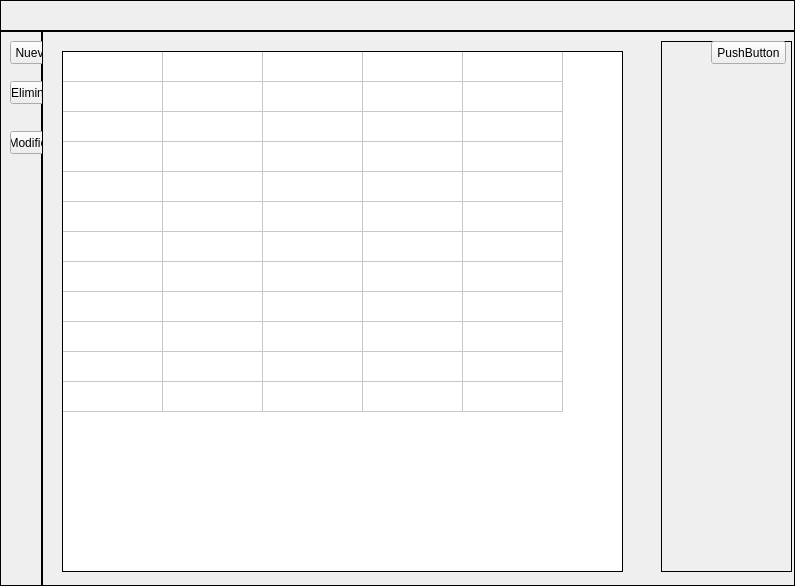
<?xml version="1.0" encoding="UTF-8"?>
<ui version="4.0">
 <class>MainWindow</class>
 <widget class="QMainWindow" name="MainWindow">
  <property name="geometry">
   <rect>
    <x>0</x>
    <y>0</y>
    <width>795</width>
    <height>586</height>
   </rect>
  </property>
  <property name="minimumSize">
   <size>
    <width>400</width>
    <height>400</height>
   </size>
  </property>
  <property name="windowTitle">
   <string>MainWindow</string>
  </property>
  <property name="styleSheet">
   <string notr="true">QFrame {
	border: 1px solid black;
}</string>
  </property>
  <property name="tabShape">
   <enum>QTabWidget::Rounded</enum>
  </property>
  <widget class="QWidget" name="centralwidget">
   <property name="styleSheet">
    <string notr="true">#header {
	min-height: 25px;
}

#side_bar {
	min-width: 25px;
}</string>
   </property>
   <layout class="QGridLayout" name="gridLayout" rowstretch="1,18" columnstretch="1,18">
    <property name="leftMargin">
     <number>0</number>
    </property>
    <property name="topMargin">
     <number>0</number>
    </property>
    <property name="rightMargin">
     <number>0</number>
    </property>
    <property name="bottomMargin">
     <number>0</number>
    </property>
    <property name="spacing">
     <number>0</number>
    </property>
    <item row="0" column="0" colspan="2">
     <widget class="QFrame" name="header">
      <property name="frameShape">
       <enum>QFrame::StyledPanel</enum>
      </property>
      <property name="frameShadow">
       <enum>QFrame::Raised</enum>
      </property>
     </widget>
    </item>
    <item row="1" column="0">
     <widget class="QFrame" name="side_bar">
      <property name="frameShape">
       <enum>QFrame::StyledPanel</enum>
      </property>
      <property name="frameShadow">
       <enum>QFrame::Raised</enum>
      </property>
      <widget class="QPushButton" name="pushButton">
       <property name="geometry">
        <rect>
         <x>10</x>
         <y>10</y>
         <width>75</width>
         <height>23</height>
        </rect>
       </property>
       <property name="text">
        <string>Nueva serie</string>
       </property>
      </widget>
      <widget class="QPushButton" name="pushButton_2">
       <property name="geometry">
        <rect>
         <x>10</x>
         <y>50</y>
         <width>75</width>
         <height>23</height>
        </rect>
       </property>
       <property name="text">
        <string>Eliminar serie</string>
       </property>
      </widget>
      <widget class="QPushButton" name="pushButton_3">
       <property name="geometry">
        <rect>
         <x>10</x>
         <y>100</y>
         <width>75</width>
         <height>23</height>
        </rect>
       </property>
       <property name="text">
        <string>Modificar serie</string>
       </property>
      </widget>
     </widget>
    </item>
    <item row="1" column="1">
     <widget class="QFrame" name="main_body">
      <property name="frameShape">
       <enum>QFrame::StyledPanel</enum>
      </property>
      <property name="frameShadow">
       <enum>QFrame::Raised</enum>
      </property>
      <widget class="QTableWidget" name="tableWidget">
       <property name="geometry">
        <rect>
         <x>20</x>
         <y>20</y>
         <width>561</width>
         <height>521</height>
        </rect>
       </property>
       <property name="horizontalScrollBarPolicy">
        <enum>Qt::ScrollBarAlwaysOff</enum>
       </property>
       <property name="sizeAdjustPolicy">
        <enum>QAbstractScrollArea::AdjustToContents</enum>
       </property>
       <property name="editTriggers">
        <set>QAbstractItemView::SelectedClicked</set>
       </property>
       <property name="selectionMode">
        <enum>QAbstractItemView::SingleSelection</enum>
       </property>
       <attribute name="horizontalHeaderVisible">
        <bool>false</bool>
       </attribute>
       <attribute name="verticalHeaderVisible">
        <bool>false</bool>
       </attribute>
       <row>
        <property name="text">
         <string>Nueva fila</string>
        </property>
       </row>
       <row>
        <property name="text">
         <string>Nueva fila</string>
        </property>
       </row>
       <row>
        <property name="text">
         <string>Nueva fila</string>
        </property>
       </row>
       <row>
        <property name="text">
         <string>Nueva fila</string>
        </property>
       </row>
       <row>
        <property name="text">
         <string>Nueva fila</string>
        </property>
       </row>
       <row>
        <property name="text">
         <string>Nueva fila</string>
        </property>
       </row>
       <row>
        <property name="text">
         <string>Nueva fila</string>
        </property>
       </row>
       <row>
        <property name="text">
         <string>Nueva fila</string>
        </property>
       </row>
       <row>
        <property name="text">
         <string>Nueva fila</string>
        </property>
       </row>
       <row>
        <property name="text">
         <string>Nueva fila</string>
        </property>
       </row>
       <row>
        <property name="text">
         <string>Nueva fila</string>
        </property>
       </row>
       <row>
        <property name="text">
         <string>Nueva fila</string>
        </property>
       </row>
       <column>
        <property name="text">
         <string>Nueva columna</string>
        </property>
       </column>
       <column>
        <property name="text">
         <string>Nueva columna</string>
        </property>
       </column>
       <column>
        <property name="text">
         <string>Nueva columna</string>
        </property>
       </column>
       <column>
        <property name="text">
         <string>Nueva columna</string>
        </property>
       </column>
       <column>
        <property name="text">
         <string>Nueva columna</string>
        </property>
       </column>
      </widget>
      <widget class="QFrame" name="info_side_bar">
       <property name="geometry">
        <rect>
         <x>619</x>
         <y>10</y>
         <width>131</width>
         <height>531</height>
        </rect>
       </property>
       <property name="frameShape">
        <enum>QFrame::StyledPanel</enum>
       </property>
       <property name="frameShadow">
        <enum>QFrame::Raised</enum>
       </property>
       <widget class="QPushButton" name="pushButton_4">
        <property name="geometry">
         <rect>
          <x>50</x>
          <y>0</y>
          <width>75</width>
          <height>23</height>
         </rect>
        </property>
        <property name="text">
         <string>PushButton</string>
        </property>
       </widget>
      </widget>
     </widget>
    </item>
   </layout>
  </widget>
 </widget>
 <resources/>
 <connections/>
</ui>
